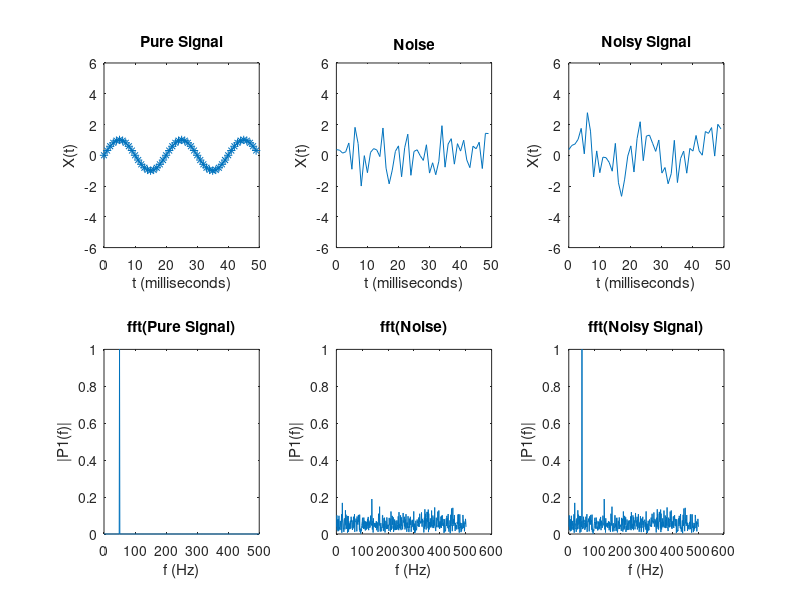

MATLAB code to generate this figure:
close all
%%
% Generate a signal 1 second long with 1000 sampling frequency
% Generate noise 
% Plot signal, noise, and their sum (a noisy signal)
% plot their fourier transforms

Fs = 1000;            % Sampling frequency                    
T = 1/Fs;             % Sampling period       
L = Fs;               % Length of signal (Always one second long)
t = (0:L-1)*T;        % Time vector

%Form a signal containing a 50 Hz sinusoid of amplitude 1.
S = sin(2*pi*50*t); 
%Noise
N = randn(size(t)); 
%Noisy Signal
X = S + N; 

%FIG 1 PURE SIGNAL
figure(1), subplot(2,3,1)
plot(1000*t(1:50),S(1:50), '-*')
title('Pure Signal')
xlabel('t (milliseconds)')
ylabel('X(t)')
ylim([-6 6])

%FIG 2 NOISE
figure(1), subplot(2,3,2)
plot(1000*t(1:50),N(1:50))
title('Noise')
xlabel('t (milliseconds)')
ylabel('X(t)')
ylim([-6 6])

%FIG 3 NOISY SIGNAL
figure(1), subplot(2,3,3)
plot(1000*t(1:50),X(1:50))
title('Noisy Signal')
xlabel('t (milliseconds)')
ylabel('X(t)')
ylim([-6 6])


%FIG 4 PURE SIGNAL FFT
Y = fft(S);
f = Fs*(0:(L/2))/L;
P2 = abs(Y/L);
P1 = P2(1:L/2+1);
P1(2:end-1) = 2*P1(2:end-1);
subplot(2,3,4)
plot(f, P1) 
title('fft(Pure Signal)') %Single-Sided Amplitude Spectrum of S(t)
xlabel('f (Hz)')
ylabel('|P1(f)|')
ylim([0, 1])

%FIG 5 NOISE FFT
Y = fft(N);
f = Fs*(0:(L/2))/L;
P2 = abs(Y/L);
P1 = P2(1:L/2+1);
P1(2:end-1) = 2*P1(2:end-1);
subplot(2,3,5)
plot(P1) 
title('fft(Noise)') %Single-Sided Amplitude Spectrum of S(t)
xlabel('f (Hz)')
ylabel('|P1(f)|')
ylim([0, 1])

%FIG 6 NOISY SIGNAL FFT
Y = fft(X);
f = Fs*(0:(L/2))/L;
P2 = abs(Y/L);
P1 = P2(1:L/2+1);
P1(2:end-1) = 2*P1(2:end-1);
subplot(2,3,6)
plot(P1) 
title('fft(Noisy Signal)') %Single-Sided Amplitude Spectrum of X(t)'
xlabel('f (Hz)')
ylabel('|P1(f)|')
ylim([0, 1])


